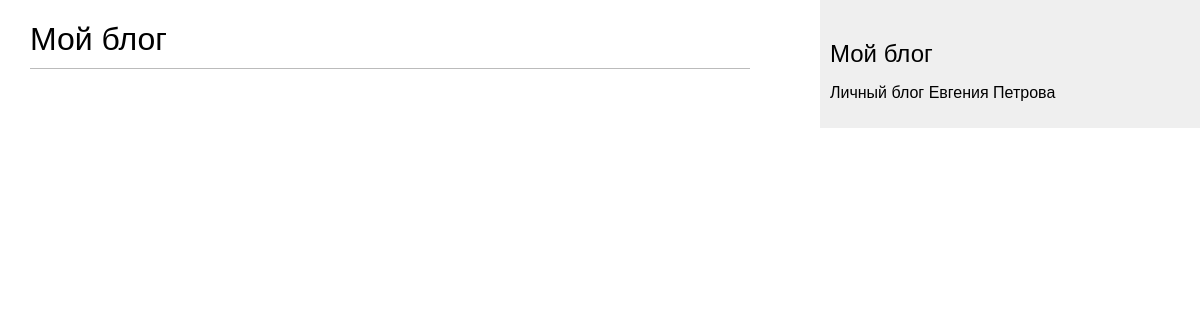
Before: /blog/ with the older database file.
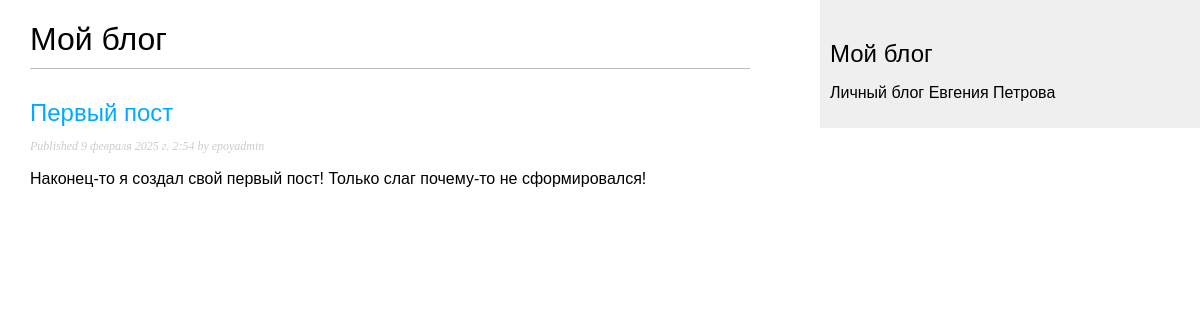
After: the same page with the newer database file.
### blog/models.py (models this page shows, shortened)
class Post(models.Model):  # pylint: disable=C0115
    class Status(models.TextChoices):  # pylint: disable=C0115
        DRAFT='DF','Черновик'
        PUBLISHED='PB','Опублковано'
    title=models.CharField(max_length=255, unique=True, verbose_name='Заголовок')
    slug=models.SlugField(max_length=255, unique_for_date='publish', verbose_name='Слаг(путь)')
    author = models.ForeignKey(User,
                               on_delete=models.CASCADE,
                               related_name='blog_posts',
                               verbose_name='Автор')
    body=models.TextField(verbose_name='Текст поста')
    publish=models.DateTimeField(default=timezone.now, verbose_name='Дата публикации')
    created=models.DateTimeField(auto_now_add=True,verbose_name='Дата создания')
    updated=models.DateTimeField(auto_now=True, verbose_name='Дата изменения')
    status = models.CharField(max_length=2,
                              choices=Status.choices,
                              default=Status.DRAFT,
                              verbose_name='Статус поста')
    objects = models.Manager()
    published = PublishedManager()
    class Meta:  # pylint: disable=C0115
        ordering=['-publish']
        indexes=[
            models.Index(fields=['publish']),
        ]
        verbose_name="Пост"
        verbose_name_plural="Посты"
    def get_absolute_url(self):  # pylint: disable=C0116
        return reverse('blog:post_detail',
                        args=[self.id] # pylint: disable=E1101
            )

### blog/views.py (the view)
# urls.py: path('', views.post_list, name='post_list'),
def post_list(request):
    post = Post.published.all()
    return render(request,
                  'blog/post/list.html',
                  {'posts':post})

### blog/models.py (called while the page is built)
    def get_queryset(self):  # pylint: disable=C0116
        return super().get_queryset()\
            .filter(status=Post.Status.PUBLISHED)

### blog/templates/blog/post/list.html (shortened to what this page needs)
{% extends "blog/base.html" %}
{% block content  %}
    <h1>Мой блог</h1>
    {% for post in posts %}
        <h2>
            <a href="{{post.get_absolute_url}}">
                {{post.title}}
            </a>
        </h2>
        <p class="date">
            Published {{ post.publish }} by {{post.author}}
        </p>
        {{ post.body|truncatewords:30|linebreaks}}
    {% endfor %}
{% endblock %}

### blog/templates/blog/base.html (shortened to what this page needs)
{% load static %}
<!DOCTYPE html>
<html lang="ru">
<head>
    <link href="{% static "css/blog.css" %}" rel="stylesheet"
</head>
<body>
    <div id="content">
        {% block content %}
        {% endblock %}
    </div>
    <div id="sidebar">
        <h2>Мой блог</h2>
        <p>Личный блог Евгения Петрова</p>
    </div>
</body>
</html>

### blog/static/css/blog.css (style rules this page uses)
body { margin:0; padding:0; font-family:helvetica, sans-serif; }
a { color:#00abff; text-decoration:none; }
h1 { font-weight:normal; border-bottom:1px solid #bbb; padding:0 0 10px 0; }
h2 { font-weight:normal; margin:30px 0 0; }
#content { float:left; width:60%; padding:0 0 0 30px; }
#sidebar { float:right; width:30%; padding:10px; background:#efefef; height:100%; }
p.date { color:#ccc; font-family: georgia, serif; font-size: 12px; font-style: italic; }

Changed rows visible on the page:
added Post: title "Первый пост", publish "9 февраля 2025 г. 2:54", author "epoyadmin", body "Наконец-то я создал свой первый пост! Только слаг почему-то не сформировался!"
